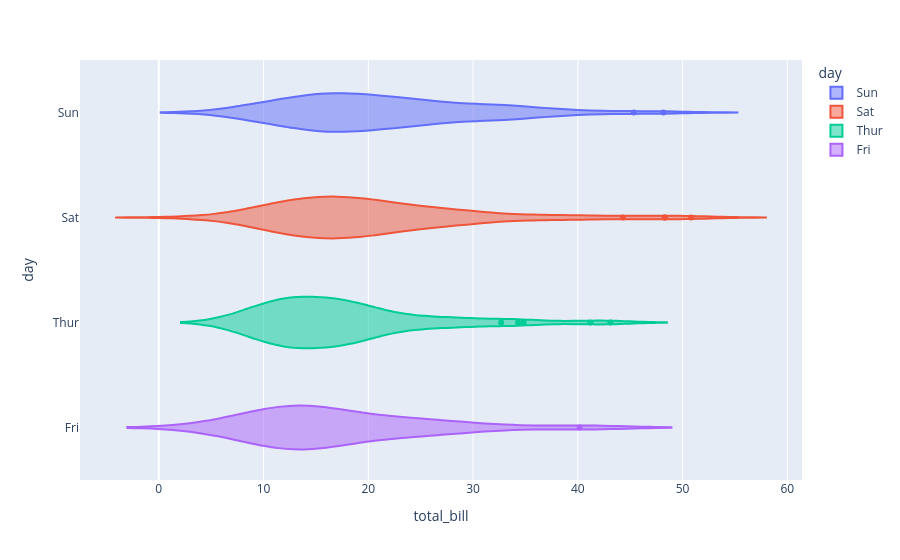

Source (notebook cell):
### Code cell
fig = px.violin(tips, x='total_bill',y='day',color='day')
fig.show()

### Figure 1 — Plotly figure (JSON) as saved in the notebook; plotly's stock layout.template omitted (floating-point values rounded to 4 significant figures)
{"data": [{"alignmentgroup": "True", "box": {"visible": false}, "hovertemplate": "day=%{y}<br>total_bill=%{x}<extra></extra>", "legendgroup": "Sun", "marker": {"color": "#636efa"}, "name": "Sun", "offsetgroup": "Sun", "orientation": "h", "scalegroup": "True", "showlegend": true, "type": "violin", "x": [16.99, 10.34, 21.01, 23.68, 24.59, 25.29, 8.77, 26.88, 15.04, 14.78, 10.27, 35.26, 15.42, 18.43, 14.83, 21.58, 10.33, 16.29, 16.97, 17.46, 13.94, 9.68, 30.4, 18.29, 22.23, 32.4, 28.55, 18.04, 12.54, 10.29, 34.81, 9.94, 25.56, 19.49, 38.07, 23.95, 25.71, 17.31, 29.93, 14.07, 13.13, 17.26, 24.55, 19.77, 29.85, 48.17, 25, 13.39, 16.49, 21.5, 12.66, 16.21, 13.81, 17.51, 24.52, 20.76, 31.71, 7.25, 31.85, 16.82, 32.9, 17.89, 14.48, 9.6, 34.63, 34.65, 23.33, 45.35, 23.17, 40.55, 20.69, 20.9, 30.46, 18.15, 23.1, 15.69], "x0": " ", "xaxis": "x", "y": ["Sun", "Sun", "Sun", "Sun", "Sun", "Sun", "Sun", "Sun", "Sun", "Sun", "Sun", "Sun", "Sun", "Sun", "Sun", "Sun", "Sun", "Sun", "Sun", "Sun", "Sun", "Sun", "Sun", "Sun", "Sun", "Sun", "Sun", "Sun", "Sun", "Sun", "Sun", "Sun", "Sun", "Sun", "Sun", "Sun", "Sun", "Sun", "Sun", "Sun", "Sun", "Sun", "Sun", "Sun", "Sun", "Sun", "Sun", "Sun", "Sun", "Sun", "Sun", "Sun", "Sun", "Sun", "Sun", "Sun", "Sun", "Sun", "Sun", "Sun", "Sun", "Sun", "Sun", "Sun", "Sun", "Sun", "Sun", "Sun", "Sun", "Sun", "Sun", "Sun", "Sun", "Sun", "Sun", "Sun"], "y0": " ", "yaxis": "y"}, {"alignmentgroup": "True", "box": {"visible": false}, "hovertemplate": "day=%{y}<br>total_bill=%{x}<extra></extra>", "legendgroup": "Sat", "marker": {"color": "#EF553B"}, "name": "Sat", "offsetgroup": "Sat", "orientation": "h", "scalegroup": "True", "showlegend": true, "type": "violin", "x": [20.65, 17.92, 20.29, 15.77, 39.42, 19.82, 17.81, 13.37, 12.69, 21.7, 19.65, 9.55, 18.35, 15.06, 20.69, 17.78, 24.06, 16.31, 16.93, 18.69, 31.27, 16.04, 38.01, 26.41, 11.24, 48.27, 20.29, 13.81, 11.02, 18.29, 17.59, 20.08, 16.45, 3.07, 20.23, 15.01, 12.02, 17.07, 26.86, 25.28, 14.73, 10.51, 17.92, 44.3, 22.42, 20.92, 15.36, 20.49, 25.21, 18.24, 14.31, 14, 7.25, 10.59, 10.63, 50.81, 15.81, 26.59, 38.73, 24.27, 12.76, 30.06, 25.89, 48.33, 13.27, 28.17, 12.9, 28.15, 11.59, 7.74, 30.14, 20.45, 13.28, 22.12, 24.01, 15.69, 11.61, 10.77, 15.53, 10.07, 12.6, 32.83, 35.83, 29.03, 27.18, 22.67, 17.82], "x0": " ", "xaxis": "x", "y": ["Sat", "Sat", "Sat", "Sat", "Sat", "Sat", "Sat", "Sat", "Sat", "Sat", "Sat", "Sat", "Sat", "Sat", "Sat", "Sat", "Sat", "Sat", "Sat", "Sat", "Sat", "Sat", "Sat", "Sat", "Sat", "Sat", "Sat", "Sat", "Sat", "Sat", "Sat", "Sat", "Sat", "Sat", "Sat", "Sat", "Sat", "Sat", "Sat", "Sat", "Sat", "Sat", "Sat", "Sat", "Sat", "Sat", "Sat", "Sat", "Sat", "Sat", "Sat", "Sat", "Sat", "Sat", "Sat", "Sat", "Sat", "Sat", "Sat", "Sat", "Sat", "Sat", "Sat", "Sat", "Sat", "Sat", "Sat", "Sat", "Sat", "Sat", "Sat", "Sat", "Sat", "Sat", "Sat", "Sat", "Sat", "Sat", "Sat", "Sat", "Sat", "Sat", "Sat", "Sat", "Sat", "Sat", "Sat"], "y0": " ", "yaxis": "y"}, {"alignmentgroup": "True", "box": {"visible": false}, "hovertemplate": "day=%{y}<br>total_bill=%{x}<extra></extra>", "legendgroup": "Thur", "marker": {"color": "#00cc96"}, "name": "Thur", "offsetgroup": "Thur", "orientation": "h", "scalegroup": "True", "showlegend": true, "type": "violin", "x": [27.2, 22.76, 17.29, 19.44, 16.66, 10.07, 32.68, 15.98, 34.83, 13.03, 18.28, 24.71, 21.16, 10.65, 12.43, 24.08, 11.69, 13.42, 14.26, 15.95, 12.48, 29.8, 8.52, 14.52, 11.38, 22.82, 19.08, 20.27, 11.17, 12.26, 18.26, 8.51, 10.33, 14.15, 16, 13.16, 17.47, 34.3, 41.19, 27.05, 16.43, 8.35, 18.64, 11.87, 9.78, 7.51, 19.81, 28.44, 15.48, 16.58, 7.56, 10.34, 43.11, 13, 13.51, 18.71, 12.74, 13, 16.4, 20.53, 16.47, 18.78], "x0": " ", "xaxis": "x", "y": ["Thur", "Thur", "Thur", "Thur", "Thur", "Thur", "Thur", "Thur", "Thur", "Thur", "Thur", "Thur", "Thur", "Thur", "Thur", "Thur", "Thur", "Thur", "Thur", "Thur", "Thur", "Thur", "Thur", "Thur", "Thur", "Thur", "Thur", "Thur", "Thur", "Thur", "Thur", "Thur", "Thur", "Thur", "Thur", "Thur", "Thur", "Thur", "Thur", "Thur", "Thur", "Thur", "Thur", "Thur", "Thur", "Thur", "Thur", "Thur", "Thur", "Thur", "Thur", "Thur", "Thur", "Thur", "Thur", "Thur", "Thur", "Thur", "Thur", "Thur", "Thur", "Thur"], "y0": " ", "yaxis": "y"}, {"alignmentgroup": "True", "box": {"visible": false}, "hovertemplate": "day=%{y}<br>total_bill=%{x}<extra></extra>", "legendgroup": "Fri", "marker": {"color": "#ab63fa"}, "name": "Fri", "offsetgroup": "Fri", "orientation": "h", "scalegroup": "True", "showlegend": true, "type": "violin", "x": [28.97, 22.49, 5.75, 16.32, 22.75, 40.17, 27.28, 12.03, 21.01, 12.46, 11.35, 15.38, 12.16, 13.42, 8.58, 15.98, 13.42, 16.27, 10.09], "x0": " ", "xaxis": "x", "y": ["Fri", "Fri", "Fri", "Fri", "Fri", "Fri", "Fri", "Fri", "Fri", "Fri", "Fri", "Fri", "Fri", "Fri", "Fri", "Fri", "Fri", "Fri", "Fri"], "y0": " ", "yaxis": "y"}], "layout": {"legend": {"title": {"text": "day"}, "tracegroupgap": 0}, "margin": {"t": 60}, "violinmode": "overlay", "xaxis": {"anchor": "y", "domain": [0, 1], "title": {"text": "total_bill"}}, "yaxis": {"anchor": "x", "categoryarray": ["Fri", "Thur", "Sat", "Sun"], "categoryorder": "array", "domain": [0, 1], "title": {"text": "day"}}}}
